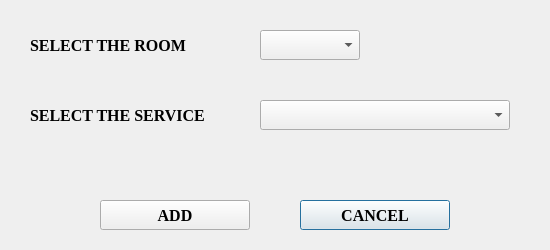
<?xml version="1.0" encoding="UTF-8"?>
<ui version="4.0">
 <class>AddService</class>
 <widget class="QDialog" name="AddService">
  <property name="geometry">
   <rect>
    <x>0</x>
    <y>0</y>
    <width>550</width>
    <height>250</height>
   </rect>
  </property>
  <property name="windowTitle">
   <string>Dialog</string>
  </property>
  <widget class="QLabel" name="label_2">
   <property name="geometry">
    <rect>
     <x>30</x>
     <y>30</y>
     <width>200</width>
     <height>30</height>
    </rect>
   </property>
   <property name="font">
    <font>
     <family>Times New Roman</family>
     <pointsize>12</pointsize>
     <bold>true</bold>
    </font>
   </property>
   <property name="text">
    <string>SELECT THE ROOM</string>
   </property>
  </widget>
  <widget class="QPushButton" name="pushButton_Cancel">
   <property name="geometry">
    <rect>
     <x>300</x>
     <y>200</y>
     <width>150</width>
     <height>30</height>
    </rect>
   </property>
   <property name="font">
    <font>
     <family>Times New Roman</family>
     <pointsize>12</pointsize>
     <bold>true</bold>
    </font>
   </property>
   <property name="text">
    <string>CANCEL</string>
   </property>
  </widget>
  <widget class="QPushButton" name="pushButton_Add">
   <property name="geometry">
    <rect>
     <x>100</x>
     <y>200</y>
     <width>150</width>
     <height>30</height>
    </rect>
   </property>
   <property name="font">
    <font>
     <family>Times New Roman</family>
     <pointsize>12</pointsize>
     <bold>true</bold>
    </font>
   </property>
   <property name="text">
    <string>ADD</string>
   </property>
  </widget>
  <widget class="QComboBox" name="comboBox_Room">
   <property name="geometry">
    <rect>
     <x>260</x>
     <y>30</y>
     <width>100</width>
     <height>30</height>
    </rect>
   </property>
  </widget>
  <widget class="QLabel" name="label_3">
   <property name="geometry">
    <rect>
     <x>30</x>
     <y>100</y>
     <width>200</width>
     <height>30</height>
    </rect>
   </property>
   <property name="font">
    <font>
     <family>Times New Roman</family>
     <pointsize>12</pointsize>
     <bold>true</bold>
    </font>
   </property>
   <property name="text">
    <string>SELECT THE SERVICE</string>
   </property>
  </widget>
  <widget class="QComboBox" name="comboBox_Service">
   <property name="geometry">
    <rect>
     <x>260</x>
     <y>100</y>
     <width>250</width>
     <height>30</height>
    </rect>
   </property>
  </widget>
 </widget>
 <resources/>
 <connections/>
</ui>
